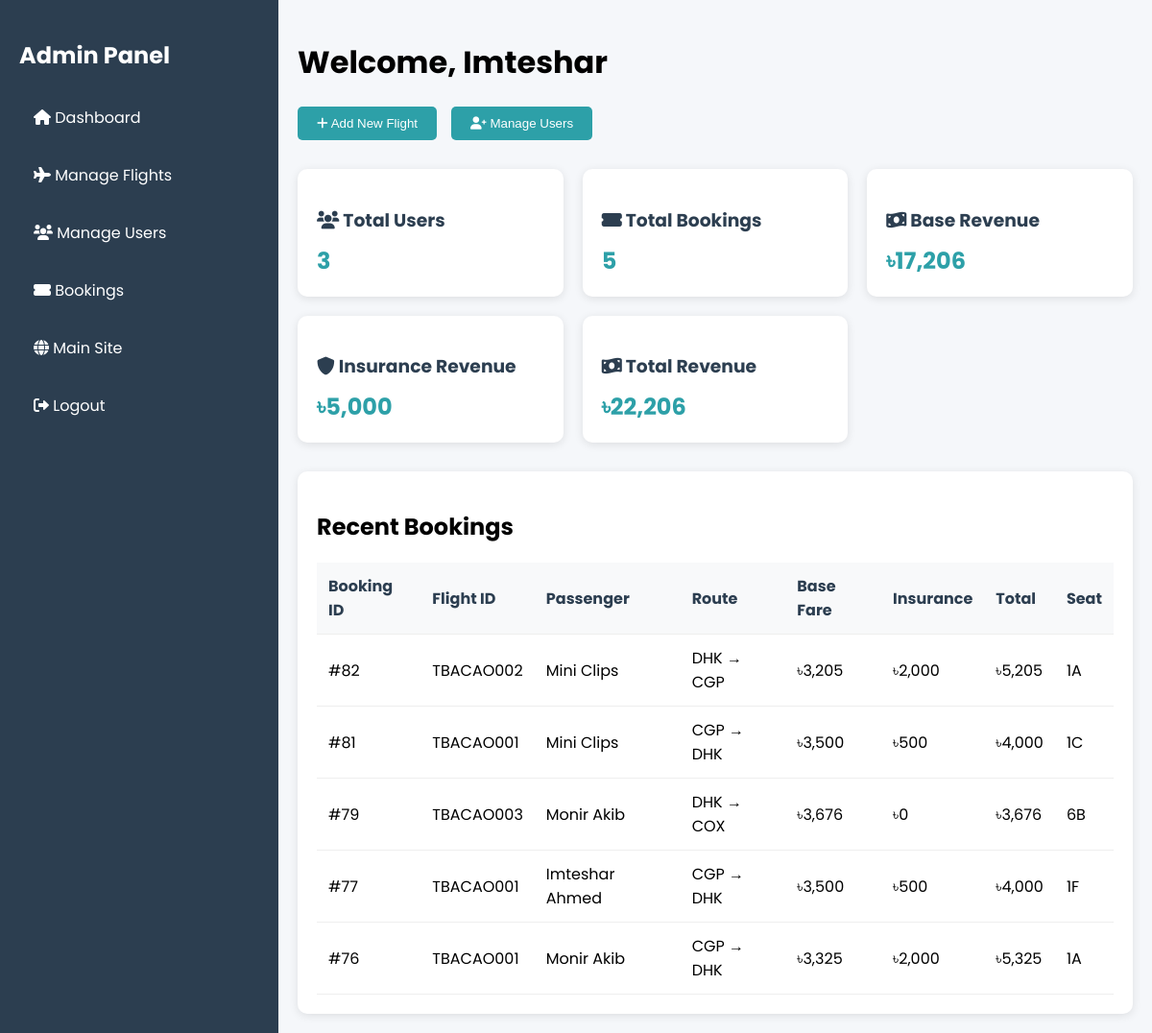
Page /website/admin.php (signed in) on the committed database.
### tables this page shows
CREATE TABLE `transactions` (
  `id` int(11) NOT NULL,
  `user_id` int(11) DEFAULT NULL,
  `flight_id` varchar(50) DEFAULT NULL,
  `passenger_name` varchar(100) DEFAULT NULL,
  `email` varchar(100) DEFAULT NULL,
  `phone` varchar(20) DEFAULT NULL,
  `passport_number` varchar(50) DEFAULT NULL,
  `seat_number` varchar(20) DEFAULT NULL,
  `seat_type` varchar(20) DEFAULT NULL,
  `payment_method` varchar(20) DEFAULT NULL,
  `payment_number` varchar(50) DEFAULT NULL,
  `amount` decimal(10,2) DEFAULT NULL,
  `total_amount` decimal(10,2) DEFAULT NULL,
  `status` varchar(20) DEFAULT 'pending',
  `created_at` timestamp NOT NULL DEFAULT current_timestamp(),
  `insurance_amount` int(11) NOT NULL DEFAULT 0
);

CREATE TABLE `users` (
  `user_id` int(11) NOT NULL,
  `first_name` varchar(50) NOT NULL,
  `last_name` varchar(50) NOT NULL,
  `email` varchar(100) NOT NULL,
  `password` varchar(255) NOT NULL,
  `date_of_birth` date NOT NULL,
  `gender` enum('male','female') NOT NULL,
  `phone` varchar(15) NOT NULL,
  `user_type` enum('Customer','Admin') NOT NULL DEFAULT 'Customer',
  `reward_point` int(11) DEFAULT 0,
  `membership_level` enum('Gold','Silver','Bronze') NOT NULL DEFAULT 'Bronze',
  `created_at` timestamp NOT NULL DEFAULT current_timestamp()
);

### website/admin.php (the view, shortened to what this page needs)
<?php
require_once 'config.php';
$total_users = $conn->query("SELECT COUNT(*) as total FROM users WHERE user_type != 'admin'")->fetch_assoc()['total'];
$total_bookings = $conn->query("SELECT COUNT(*) as total FROM transactions")->fetch_assoc()['total'];
$base_revenue = $conn->query("SELECT SUM(amount) as total FROM transactions")->fetch_assoc()['total'];
$total_revenue = $conn->query("SELECT SUM(total_amount) as total FROM transactions")->fetch_assoc()['total'];
$insurance_revenue = $conn->query("SELECT SUM(insurance_amount) as total FROM transactions")->fetch_assoc()['total'];
$recent_bookings_query = "SELECT t.*, u.first_name, u.last_name, f.Flight_from, f.Flight_to, f.Flight_ID
                         FROM transactions t
                         JOIN users u ON t.user_id = u.user_id
                         JOIN `flight-1` f ON t.flight_id = f.Flight_ID
                         ORDER BY t.id DESC LIMIT 5";
$recent_bookings = $conn->query($recent_bookings_query);
?>
<!DOCTYPE html>
<html>
<head>
    <link rel="stylesheet" href="https://cdnjs.cloudflare.com/ajax/libs/font-awesome/6.0.0/css/all.min.css">
</head>
<body>
    <div class="admin-container">
        <div class="sidebar">
            <h2>Admin Panel</h2>
            <nav>
                <a href="admin.php" class="nav-item"><i class="fas fa-home"></i> Dashboard</a>
                <a href="admin_flights.php" class="nav-item"><i class="fas fa-plane"></i> Manage Flights</a>
                <a href="admin_users.php" class="nav-item"><i class="fas fa-users"></i> Manage Users</a>
                <a href="admin_bookings.php" class="nav-item"><i class="fas fa-ticket-alt"></i> Bookings</a>
                <a href="dashboard.php" class="nav-item"><i class="fas fa-globe"></i> Main Site</a>
                <a href="logout.php" class="nav-item"><i class="fas fa-sign-out-alt"></i> Logout</a>
            </nav>
        </div>
        <div class="content">
            <h1>Welcome, <?php echo htmlspecialchars($_SESSION['first_name']); ?></h1>
            <div class="quick-actions">
                <button class="action-btn" onclick="location.href='admin_flights.php'">
                    <i class="fas fa-plus"></i> Add New Flight
                </button>
                <button class="action-btn" onclick="location.href='admin_users.php'">
                    <i class="fas fa-user-plus"></i> Manage Users
                </button>
            </div>
            <div class="stats-container">
                <div class="stat-card">
                    <h3><i class="fas fa-users"></i> Total Users</h3>
                    <div class="number"><?php echo number_format($total_users); ?></div>
                </div>
                <div class="stat-card">
                    <h3><i class="fas fa-ticket-alt"></i> Total Bookings</h3>
                    <div class="number"><?php echo number_format($total_bookings); ?></div>
                </div>
                <div class="stat-card">
                    <h3><i class="fas fa-money-bill-wave"></i> Base Revenue</h3>
                    <div class="number">৳<?php echo number_format($base_revenue); ?></div>
                </div>
                <div class="stat-card">
                    <h3><i class="fas fa-shield-alt"></i> Insurance Revenue</h3>
                    <div class="number">৳<?php echo number_format($insurance_revenue); ?></div>
                </div>
                <div class="stat-card">
                    <h3><i class="fas fa-money-bill-wave"></i> Total Revenue</h3>
                    <div class="number">৳<?php echo number_format($total_revenue); ?></div>
                </div>
            </div>
            <div class="recent-bookings">
                <h2>Recent Bookings</h2>
                <table>
                    <thead>
                        <tr>
                            <th>Booking ID</th>
                            <th>Flight ID</th>
                            <th>Passenger</th>
                            <th>Route</th>
                            <th>Base Fare</th>
                            <th>Insurance</th>
                            <th>Total</th>
                            <th>Seat</th>
                        </tr>
                    </thead>
                    <tbody>
                        <?php while($booking = $recent_bookings->fetch_assoc()): ?>
                        <tr>
                            <td>#<?php echo $booking['id']; ?></td>
                            <td><?php echo htmlspecialchars($booking['Flight_ID']); ?></td>
                            <td><?php echo htmlspecialchars($booking['first_name'] . ' ' . $booking['last_name']); ?></td>
                            <td><?php echo htmlspecialchars($booking['Flight_from'] . ' → ' . $booking['Flight_to']); ?></td>
                            <td>৳<?php echo number_format($booking['amount']); ?></td>
                            <td>৳<?php echo number_format($booking['insurance_amount']); ?></td>
                            <td>৳<?php echo number_format($booking['total_amount']); ?></td>
                            <td><?php echo htmlspecialchars($booking['seat_number']); ?></td>
                        </tr>
                        <?php endwhile; ?>
                    </tbody>
                </table>
            </div>
        </div>
    </div>
</body>
</html>

### website/admin.php (style rules this page uses)
body { margin: 0; font-family: 'Poppins', sans-serif; background: #f5f7fa; }
.admin-container { display: flex; min-height: 100vh; }
.sidebar { width: 250px; background: #2c3e50; padding: 20px; color: white; }
.content { flex: 1; padding: 20px; }
.nav-item { padding: 15px; color: white; text-decoration: none; display: block; margin: 5px 0; border-radius: 5px; transition: 0.3s; }
.stats-container { display: grid; grid-template-columns: repeat(auto-fit, minmax(250px, 1fr)); gap: 20px; margin-bottom: 30px; }
.stat-card { background: white; padding: 20px; border-radius: 10px; box-shadow: 0 2px 10px rgba(0,0,0,0.1); transition: transform 0.3s ease; }
.stat-card h3 { color: #2c3e50; margin-bottom: 10px; }
.stat-card .number { font-size: 24px; font-weight: bold; color: #2da0a8; }
.recent-bookings { background: white; padding: 20px; border-radius: 10px; box-shadow: 0 2px 10px rgba(0,0,0,0.1); }
.recent-bookings table { width: 100%; border-collapse: collapse; margin-top: 15px; }
.recent-bookings th, .recent-bookings td { padding: 12px; text-align: left; border-bottom: 1px solid #eee; }
.recent-bookings th { background: #f8f9fa; color: #2c3e50; }
.quick-actions { display: flex; gap: 15px; margin-bottom: 30px; }
.action-btn { padding: 10px 20px; background: #2da0a8; color: white; border: none; border-radius: 5px; cursor: pointer; transition: background 0.3s ease; }

### rows in the picture
transactions: id "82", flight.Flight_ID "TBACAO002", user.last_name "Mini Clips", flight.Flight_to "DHK → CGP", amount "3,205", insurance_amount "2,000", total_amount "5,205", seat_number "1A"
transactions: id "81", flight.Flight_ID "TBACAO001", user.last_name "Mini Clips", flight.Flight_to "CGP → DHK", amount "3,500", insurance_amount "500", total_amount "4,000", seat_number "1C"
transactions: id "79", flight.Flight_ID "TBACAO003", user.last_name "Monir Akib", flight.Flight_to "DHK → COX", amount "3,676", insurance_amount "0", total_amount "3,676", seat_number "6B"
transactions: id "77", flight.Flight_ID "TBACAO001", user.last_name "Imteshar Ahmed", flight.Flight_to "CGP → DHK", amount "3,500", insurance_amount "500", total_amount "4,000", seat_number "1F"
transactions: id "76", flight.Flight_ID "TBACAO001", user.last_name "Monir Akib", flight.Flight_to "CGP → DHK", amount "3,325", insurance_amount "2,000", total_amount "5,325", seat_number "1A"

### other values in the picture
$_SESSION['first_name'] "Imteshar"
$total_users "3"
$total_bookings "5"
$base_revenue "17,206"
$insurance_revenue "5,000"
$total_revenue "22,206"
